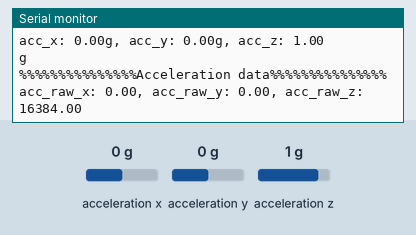
The sketch below on a simulated Arduino Uno, built with avr-gcc and run on an emulated ATmega328P. On the bench: the last lines printed to the serial monitor. Wiring (inferred from the names in the program): MPU-9250 motion sensor at I2C address 0x68. The test bench sets the inputs (shaded band); at power-on: acceleration x 0 g, acceleration y 0 g, acceleration z 1 g.

Above: at 2.4 s.
2.5 s: acceleration x set to -1.4 g
At 3.3 s:
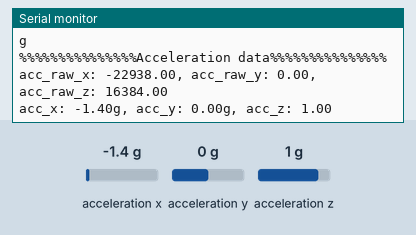
4.0 s: acceleration y set to -1.4 g
At 4.7 s:
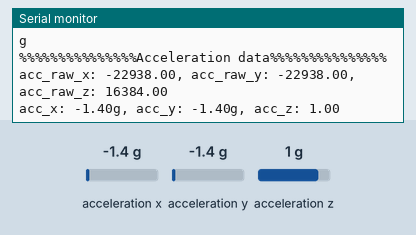
5.5 s: acceleration z set to -1.4 g
At 6.3 s:
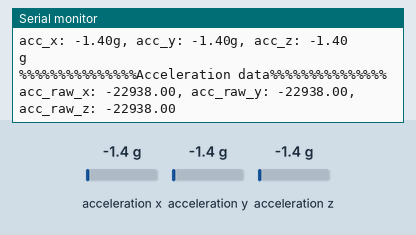

The sketch:

acceleration.ino
```cpp
// (licence header left out)
#include <Wire.h>
#define MPU6500_ADDR 0x68
float acc_offset[3] = {0.f, 0.f, 0.f};
int acc_range_index = 0;

float read_acc(float acc_raw[3], float acc_data[3]){
  uint8_t REG_ACC_OUT = 0x3B;
  uint8_t buf[6];
  Wire.beginTransmission(MPU6500_ADDR);
  Wire.write(REG_ACC_OUT);
  Wire.endTransmission(false);
  Wire.requestFrom(MPU6500_ADDR, 6, true);
  if(Wire.available()){
    for(int i = 0; i < 6; i++){
      buf[i] = Wire.read();
    }
  }
  for(int i = 0; i < 3; i++){
    acc_raw[i] = float(buf[2 * i] << 8 | buf[2 * i + 1]);
    acc_data[i] = acc_raw[i] - (acc_offset[i] / (acc_range_index + 1));
    acc_data[i] *= ((acc_range_index + 1)  /16384.0f);
  }
}

void reset_imu(){
  uint8_t REG_PWR_MGMT_1 = 0x6B;
  uint8_t RESET_VALUE = 0x80;
  Wire.beginTransmission(MPU6500_ADDR);
  Wire.write(REG_PWR_MGMT_1);
  Wire.write(RESET_VALUE);
  Wire.endTransmission(true);
  delay(10);
}

void calc_offset(float acc_offset[3]){
  float acc_raw[3];
  float acc_data[3];
  float acc_accumlator[3] = {0.f, 0.f, 0.f};
  set_accRange(0);
  set_accLPF(6);
  delay(100);
  for(int i = 0;i < 50;i++){
    read_acc(acc_raw, acc_data);
    for(int j = 0;j < 3;j++){
      acc_accumlator[j] += acc_raw[j];
    }
    delay(1);
  }
  for(int i = 0; i < 3;i++){
    acc_offset[i] = acc_accumlator[i] / 50.f;
    acc_offset[2] -= 16384.0f;
  }
}

void set_accRange(int reg_index){
  uint8_t REG_ACC_CONFIG = 0x1C;
  uint8_t reg[4] = {0x00, 0x08, 0x10, 0x18};
  /*
   * 0x00 => ±2g
   * 0x08 => ±4g
   * 0x10 => ±8g
   * 0x18 => ±16g
   */
  acc_range_index = reg_index;
  Wire.beginTransmission(MPU6500_ADDR);
  Wire.write(REG_ACC_CONFIG);
  Wire.write(reg[reg_index]);
  Wire.endTransmission(true);
  delay(10);
}

void set_accLPF(int reg_index){
  uint8_t ACC_CONFIG = 0x1D;
  uint8_t reg[7] = {0x00, 0x01, 0x02, 0x03, 0x04, 0x05, 0x06};
  /*
   * 0x00 => Bandwidth : 460(Hz) Delay : 1.94(ms)
   * 0x01 => Bandwidth : 184(Hz) Delay : 5.8(ms)
   * 0x02 => Bandwidth : 92(Hz) Delay : 7.8(ms)
   * 0x03 => Bandwidth : 41(Hz) Delay : 11.8(ms)
   * 0x04 => Bandwidth : 20(Hz) Delay : 19.8(ms)
   * 0x05 => Bandwidth : 10(Hz) Delay : 35.7(ms)
   * 0x06 => Bandwidth : 5(Hz) Delay : 66.96(ms)
   */
  Wire.beginTransmission(MPU6500_ADDR);
  Wire.write(ACC_CONFIG);
  Wire.write(reg[reg_index]);
  Wire.endTransmission(true);
  delay(10);
}

void set_smplrtDiv(uint8_t samplrt_div){
  uint8_t REG_SAMPLRT_DIV = 0x19;
  /*
   * SAMPLE_RATE = INTERNAL_SAMPLE_RATE / (1 + samplrt_div)
   * where INTERNAL_SAMPLE_RATE = 1(kHz)
   * SAMPLRT_DIV is a number 0...255
   */
  Wire.beginTransmission(MPU6500_ADDR);
  Wire.write(REG_SAMPLRT_DIV);
  Wire.write(samplrt_div);
  Wire.endTransmission(true);
  delay(10);
}

void setup(){
  Serial.begin(115200);
  Wire.begin();
  reset_imu();
  delay(1000);
  calc_offset(acc_offset);
  set_accRange(0);
  set_accLPF(6);
  set_smplrtDiv(5);
}

void loop(){
  float acc_raw[3];
  float acc_data[3];
  read_acc(acc_raw, acc_data);
  Serial.println("%%%%%%%%%%%%%%%Acceleration data%%%%%%%%%%%%%%%");
  Serial.print("acc_raw_x: ");
  Serial.print(acc_raw[0]);
  Serial.print(", acc_raw_y: ");
  Serial.print(acc_raw[1]);
  Serial.print(", acc_raw_z: ");
  Serial.println(acc_raw[2]);
  Serial.print("acc_x: ");
  Serial.print(acc_data[0]);
  Serial.print("g");
  Serial.print(", acc_y: ");
  Serial.print(acc_data[1]);
  Serial.print("g");
  Serial.print(", acc_z: ");
  Serial.println(acc_data[2]);
  Serial.println("g");
}
```

Measured:
- after the input at 2.5 s, the serial monitor: prints a new line at once (image 1)
- after the input at 4.0 s, the serial monitor: prints a new line at once (image 2)
- after the input at 5.5 s, the serial monitor: prints a new line at once (image 3)
